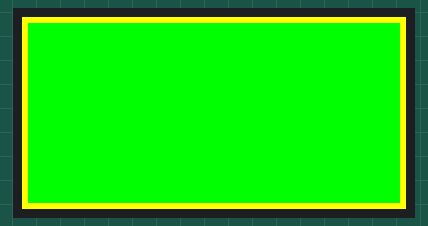
This sketch was run on a simulated Arduino Uno, built with avr-gcc and run on an emulated ATmega328P. On the bench: 64×32 colour display.

Above: at 1.2 s.
At 1.7 s:
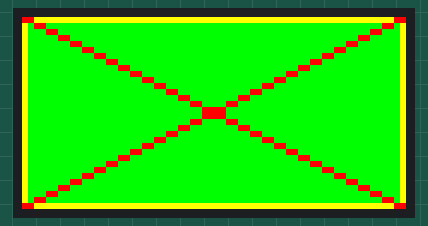
At 2.2 s:
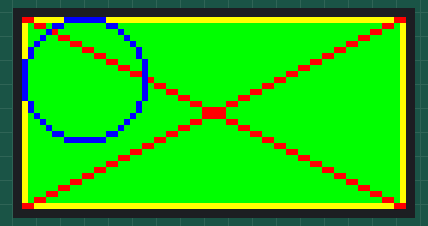
At 2.7 s:
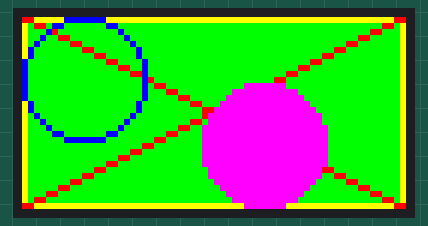
At 3.3 s:
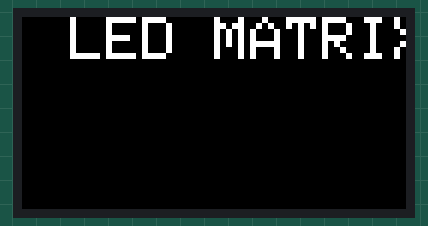

Measured:
- what the display in image 0 shows lasts 0.5 s, from 1.2 s to 1.7 s

The sketch:

ShapesAndLetters.ino
```cpp
#include <Adafruit_GFX.h>
#include <RGBmatrixPanel.h>

const int OE = 9;
const int LAT = 10;
const int CLK = 11;
const int A = A0;
const int B = A1;
const int C = A2;
const int D = A3;

RGBmatrixPanel matrix(A, B, C, D, CLK, LAT, OE, false, 64);

void setup()
{
  matrix.begin();

  // draw a pixel in solid white
  matrix.drawPixel(0, 0, matrix.Color333(7, 7, 7));
  delay(500);

  // fix the screen with green
  matrix.fillRect(0, 0, matrix.width(), matrix.height(), matrix.Color333(0, 7, 0));
  delay(500);

  // draw a box in yellow
  matrix.drawRect(0, 0, matrix.width(), matrix.height(), matrix.Color333(7, 7, 0));
  delay(500);

  // draw an 'X' in red
  matrix.drawLine(0, 0, matrix.width()-1, matrix.height()-1, matrix.Color333(7, 0, 0));
  matrix.drawLine(matrix.width()-1, 0, 0, matrix.height()-1, matrix.Color333(7, 0, 0));
  delay(500);

  // draw a blue circle
  matrix.drawCircle(10, 10, 10, matrix.Color333(0, 0, 7));
  delay(500);

  // fill a violet circle
  matrix.fillCircle(40, 21, 10, matrix.Color333(7, 0, 7));
  delay(500);

  // fill the screen with 'black'
  matrix.fillScreen(matrix.Color333(0, 0, 0));

  // draw some text!
  matrix.setTextSize(1);     // size 1 == 8 pixels high
  matrix.setTextWrap(false); // Don't wrap at end of line - will do ourselves
  matrix.setTextColor(matrix.Color333(7,7,7));
  matrix.setCursor(8, 0);    // start at top left, with 8 pixel of spacing
  matrix.println("LED MATRIX!");
}

void loop()
{
}
```
